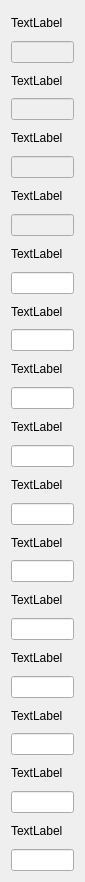
       <widget class="QWidget" name="scrollAreaWidgetContents_10">
        <property name="geometry">
         <rect>
          <x>-14</x>
          <y>0</y>
          <width>85</width>
          <height>882</height>
         </rect>
        </property>
        <layout class="QVBoxLayout" name="verticalLayout_37">
         <item>
          <widget class="QLabel" name="lbl_form_edit_stu_from_class_0">
           <property name="text">
            <string>TextLabel</string>
           </property>
          </widget>
         </item>
         <item>
          <widget class="QLineEdit" name="txt_form_edit_stu_from_class_0">
           <property name="enabled">
            <bool>false</bool>
           </property>
          </widget>
         </item>
         <item>
          <widget class="QLabel" name="lbl_form_edit_stu_from_class_1">
           <property name="text">
            <string>TextLabel</string>
           </property>
          </widget>
         </item>
         <item>
          <widget class="QLineEdit" name="txt_form_edit_stu_from_class_1">
           <property name="enabled">
            <bool>false</bool>
           </property>
          </widget>
         </item>
         <item>
          <widget class="QLabel" name="lbl_form_edit_stu_from_class_2">
           <property name="text">
            <string>TextLabel</string>
           </property>
          </widget>
         </item>
         <item>
          <widget class="QLineEdit" name="txt_form_edit_stu_from_class_2">
           <property name="enabled">
            <bool>false</bool>
           </property>
          </widget>
         </item>
         <item>
          <widget class="QLabel" name="lbl_form_edit_stu_from_class_3">
           <property name="text">
            <string>TextLabel</string>
           </property>
          </widget>
         </item>
         <item>
          <widget class="QLineEdit" name="txt_form_edit_stu_from_class_3">
           <property name="enabled">
            <bool>false</bool>
           </property>
          </widget>
         </item>
         <item>
          <widget class="QLabel" name="lbl_form_edit_stu_from_class_4">
           <property name="text">
            <string>TextLabel</string>
           </property>
          </widget>
         </item>
         <item>
          <widget class="QLineEdit" name="txt_form_edit_stu_from_class_4"/>
         </item>
         <item>
          <widget class="QLabel" name="lbl_form_edit_stu_from_class_5">
           <property name="text">
            <string>TextLabel</string>
           </property>
          </widget>
         </item>
         <item>
          <widget class="QLineEdit" name="txt_form_edit_stu_from_class_5"/>
         </item>
         <item>
          <widget class="QLabel" name="lbl_form_edit_stu_from_class_6">
           <property name="text">
            <string>TextLabel</string>
           </property>
          </widget>
         </item>
         <item>
          <widget class="QLineEdit" name="txt_form_edit_stu_from_class_6"/>
         </item>
         <item>
          <widget class="QLabel" name="lbl_form_edit_stu_from_class_7">
           <property name="text">
            <string>TextLabel</string>
           </property>
          </widget>
         </item>
         <item>
          <widget class="QLineEdit" name="txt_form_edit_stu_from_class_7"/>
         </item>
         <item>
          <widget class="QLabel" name="lbl_form_edit_stu_from_class_8">
           <property name="text">
            <string>TextLabel</string>
           </property>
          </widget>
         </item>
         <item>
          <widget class="QLineEdit" name="txt_form_edit_stu_from_class_8"/>
         </item>
         <item>
          <widget class="QLabel" name="lbl_form_edit_stu_from_class_9">
           <property name="text">
            <string>TextLabel</string>
           </property>
          </widget>
         </item>
         <item>
          <widget class="QLineEdit" name="txt_form_edit_stu_from_class_9"/>
         </item>
         <item>
          <widget class="QLabel" name="lbl_form_edit_stu_from_class_10">
           <property name="text">
            <string>TextLabel</string>
           </property>
          </widget>
         </item>
         <item>
          <widget class="QLineEdit" name="txt_form_edit_stu_from_class_10"/>
         </item>
         <item>
          <widget class="QLabel" name="lbl_form_edit_stu_from_class_11">
           <property name="text">
            <string>TextLabel</string>
           </property>
          </widget>
         </item>
         <item>
          <widget class="QLineEdit" name="txt_form_edit_stu_from_class_11"/>
         </item>
         <item>
          <widget class="QLabel" name="lbl_form_edit_stu_from_class_12">
           <property name="text">
            <string>TextLabel</string>
           </property>
          </widget>
         </item>
         <item>
          <widget class="QLineEdit" name="txt_form_edit_stu_from_class_12"/>
         </item>
         <item>
          <widget class="QLabel" name="lbl_form_edit_stu_from_class_13">
           <property name="text">
            <string>TextLabel</string>
           </property>
          </widget>
         </item>
         <item>
          <widget class="QLineEdit" name="txt_form_edit_stu_from_class_13"/>
         </item>
         <item>
          <widget class="QLabel" name="lbl_form_edit_stu_from_class_14">
           <property name="text">
            <string>TextLabel</string>
           </property>
          </widget>
         </item>
         <item>
          <widget class="QLineEdit" name="txt_form_edit_stu_from_class_14"/>
         </item>
        </layout>
       </widget>
